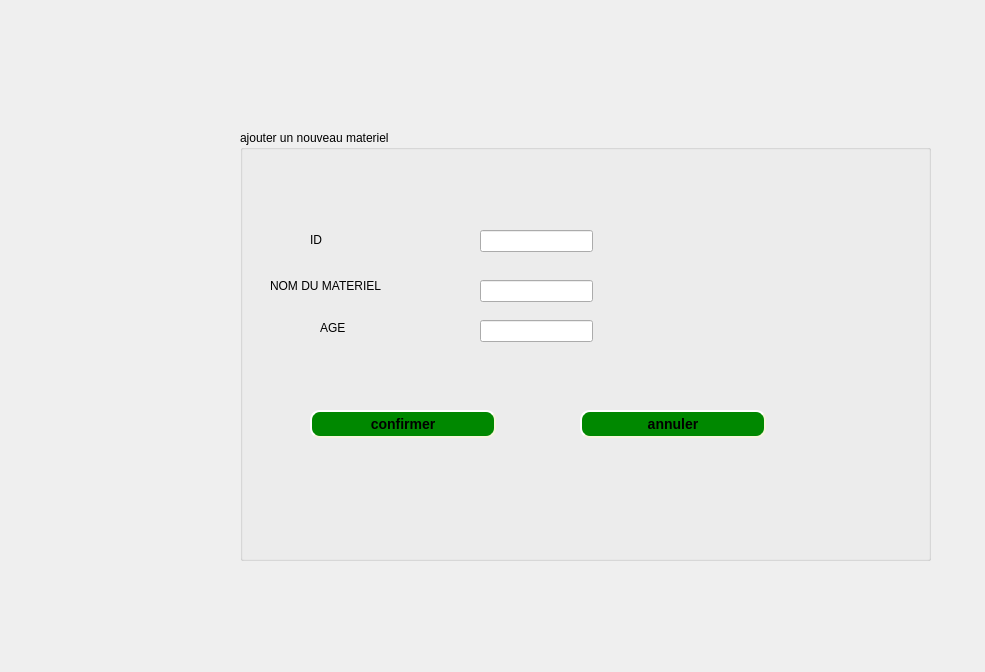
<?xml version="1.0" encoding="UTF-8"?>
<ui version="4.0">
 <class>inter_ajouter</class>
 <widget class="QDialog" name="inter_ajouter">
  <property name="geometry">
   <rect>
    <x>0</x>
    <y>0</y>
    <width>985</width>
    <height>672</height>
   </rect>
  </property>
  <property name="windowTitle">
   <string>Dialog</string>
  </property>
  <widget class="QGroupBox" name="groupBox">
   <property name="geometry">
    <rect>
     <x>240</x>
     <y>130</y>
     <width>691</width>
     <height>431</height>
    </rect>
   </property>
   <property name="title">
    <string>ajouter un nouveau materiel</string>
   </property>
   <widget class="QLabel" name="label">
    <property name="geometry">
     <rect>
      <x>30</x>
      <y>140</y>
      <width>161</width>
      <height>31</height>
     </rect>
    </property>
    <property name="text">
     <string>NOM DU MATERIEL</string>
    </property>
   </widget>
   <widget class="QLabel" name="label_2">
    <property name="geometry">
     <rect>
      <x>70</x>
      <y>100</y>
      <width>51</width>
      <height>20</height>
     </rect>
    </property>
    <property name="text">
     <string>ID</string>
    </property>
   </widget>
   <widget class="QLabel" name="label_3">
    <property name="geometry">
     <rect>
      <x>80</x>
      <y>190</y>
      <width>56</width>
      <height>16</height>
     </rect>
    </property>
    <property name="text">
     <string>AGE</string>
    </property>
   </widget>
   <widget class="QPushButton" name="pushButton_2">
    <property name="geometry">
     <rect>
      <x>340</x>
      <y>280</y>
      <width>186</width>
      <height>28</height>
     </rect>
    </property>
    <property name="styleSheet">
     <string notr="true">QPushButton#pushButton_2 {
    
	background-color: rgb(0, 136, 0);
    border-style: outset;
    border-width: 2px;
    border-radius: 10px;
    border-color: beige;
    font: bold 14px;
    min-width: 10em;
    padding: 6px;
}
QPushButton#pushButton_2:pressed {
   background-color: rgb(239, 239, 239);
    border-style: inset;
}</string>
    </property>
    <property name="text">
     <string>annuler</string>
    </property>
   </widget>
   <widget class="QLineEdit" name="lineEdit">
    <property name="geometry">
     <rect>
      <x>240</x>
      <y>100</y>
      <width>113</width>
      <height>22</height>
     </rect>
    </property>
   </widget>
   <widget class="QLineEdit" name="lineEdit_2">
    <property name="geometry">
     <rect>
      <x>240</x>
      <y>150</y>
      <width>113</width>
      <height>22</height>
     </rect>
    </property>
   </widget>
   <widget class="QLineEdit" name="lineEdit_3">
    <property name="geometry">
     <rect>
      <x>240</x>
      <y>190</y>
      <width>113</width>
      <height>22</height>
     </rect>
    </property>
   </widget>
   <widget class="QPushButton" name="confirm_button">
    <property name="geometry">
     <rect>
      <x>70</x>
      <y>280</y>
      <width>186</width>
      <height>28</height>
     </rect>
    </property>
    <property name="styleSheet">
     <string notr="true">QPushButton#confirm_button {
    
	background-color: rgb(0, 136, 0);
    border-style: outset;
    border-width: 2px;
    border-radius: 10px;
    border-color: beige;
    font: bold 14px;
    min-width: 10em;
    padding: 6px;
}
QPushButton#confirm_button:pressed {
    
	background-color: rgb(239, 239, 239);
    border-style: inset;
}
</string>
    </property>
    <property name="text">
     <string>confirmer</string>
    </property>
   </widget>
  </widget>
 </widget>
 <resources/>
 <connections/>
</ui>
